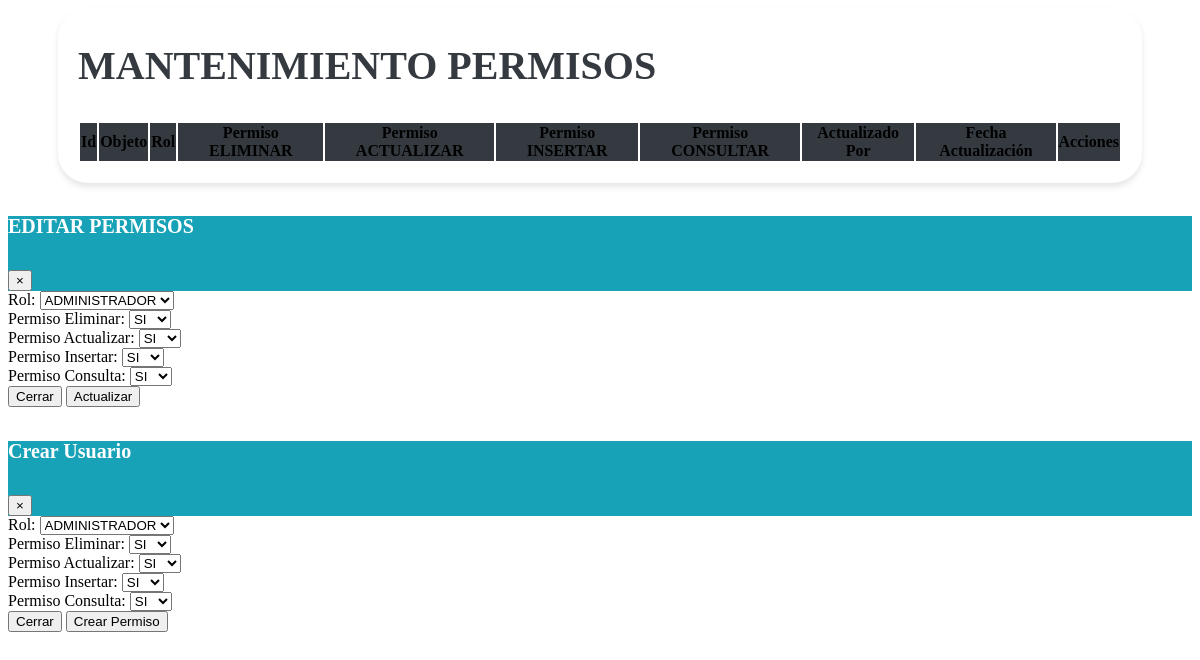
Before: /vistas/Mantenimiento_permisos.php (signed in) with the older database file.
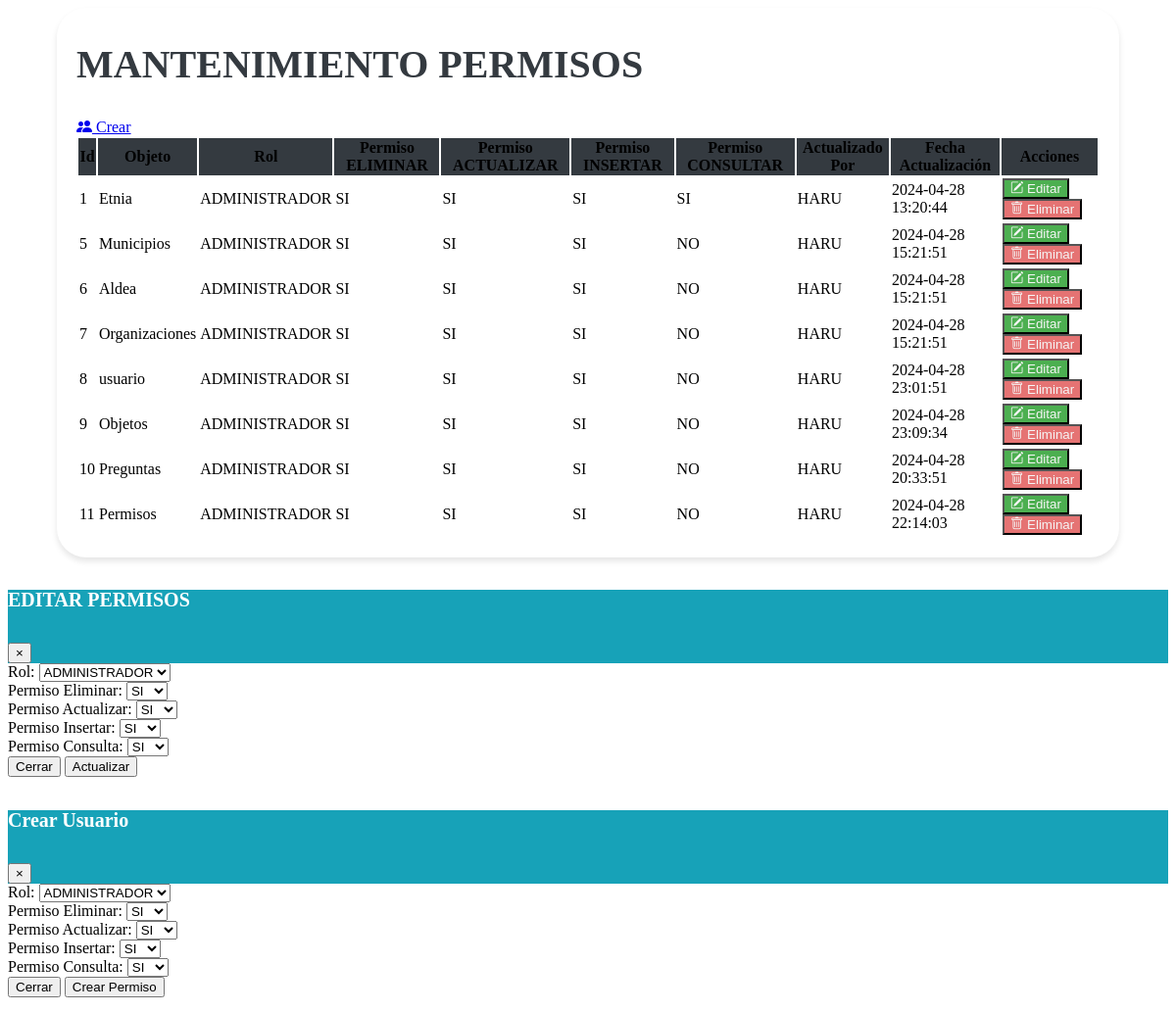
After: the same page with the newer database file.
### tables this page shows
CREATE TABLE `permisos` (
  `id_permisos` bigint(20) NOT NULL,
  `Id_rol` bigint(20) NOT NULL,
  `permiso_eliminacion` int(11) NOT NULL,
  `id_objeto` int(10) NOT NULL,
  `permiso_actualizacion` int(11) NOT NULL,
  `permiso_insercion` int(11) NOT NULL,
  `permiso_consulta` int(11) DEFAULT NULL,
  `Actualizado_Por` varchar(255) NOT NULL,
  `Fecha_Actualizacion` timestamp NOT NULL DEFAULT current_timestamp() ON UPDATE current_timestamp()
);

CREATE TABLE `objetos` (
  `Id_objetos` bigint(20) NOT NULL,
  `Objeto` varchar(255) NOT NULL,
  `Descripcion` varchar(255) NOT NULL,
  `tipo_objeto` varchar(50) NOT NULL,
  `Creado_Por` varchar(40) NOT NULL,
  `Fecha_Creacion` timestamp NOT NULL DEFAULT current_timestamp(),
  `Actualizado_Por` varchar(40) NOT NULL,
  `Fecha_Actualizacion` timestamp NOT NULL DEFAULT current_timestamp(),
  `Status` enum('A','I') DEFAULT 'A'
);

CREATE TABLE `roles` (
  `Id_rol` bigint(20) NOT NULL,
  `Nombre` varchar(255) NOT NULL,
  `Descripcion` varchar(50) NOT NULL,
  `Creado_Por` bigint(20) NOT NULL,
  `Fecha_Creacion` timestamp NULL DEFAULT NULL,
  `Actualizado_Por` bigint(20) NOT NULL,
  `Fecha_Actualizacion` timestamp NULL DEFAULT NULL,
  `STATUS` enum('ACTIVO','INACTIVO') DEFAULT NULL
);

### vistas/Mantenimiento_permisos.php (the view, shortened to what the changed rows need)
<?php
include "../php/conexion_be.php";
$permiso_insercion = 2;
$permiso_actualizacion = 2;
$permiso_eliminacion = 2;
if(isset($_SESSION['usuario'])) {
    $idRolUsuario = $_SESSION['usuario']['id_rol'];
    $sqlPermisos = "SELECT * FROM permisos WHERE Id_rol = $idRolUsuario AND id_objeto = 3";
    $resultadoPermisos = $conexion->query($sqlPermisos);
    if ($resultadoPermisos->num_rows > 0) {
        $filaPermisos = $resultadoPermisos->fetch_assoc();
        $permiso_insercion= $filaPermisos['permiso_insercion'];
        $permiso_actualizacion = $filaPermisos['permiso_actualizacion'];
        $permiso_eliminacion = $filaPermisos['permiso_eliminacion'];
    }
}
    ?>
    <link href="https://cdn.jsdelivr.net/npm/bootstrap-icons@1.10.0/font/bootstrap-icons.css" rel="stylesheet">
    <link rel="stylesheet" href="assets/css/estilos.css">
    <link rel="stylesheet" href="https://cdn.datatables.net/1.10.20/css/dataTables.bootstrap4.min.css">
    <div class="containertable">
        <div class="d-flex justify-content-between align-items-end mb-4">
            <div>
                <h1 class="poppins-font mb-2">MANTENIMIENTO PERMISOS</h1>
                <br>
                <?php if ($permiso_insercion == 1) : ?>
                <a href="#" data-bs-toggle="modal" data-bs-target="#modalForm" class="btn btn-info">
                    <i class="nav-icon bi bi-people-fill"></i> Crear
                </a>
                <?php endif; ?>
            </div>
        </div>
        <div class="table-responsive">
    <table id="tablax" class="table table-hover">
                <thead class="table-dark text-center" style="background-color: #343A40;">
                    <tr>
                        <th scope="col">Id</th>
                        <th scope="col">Objeto</th>
                        <th scope="col">Rol</th>
                        <th scope="col">Permiso ELIMINAR</th>
                        <th scope="col">Permiso ACTUALIZAR</th>
                        <th scope="col">Permiso INSERTAR</th>
                        <th scope="col">Permiso CONSULTAR</th>
                        <th scope="col">Actualizado Por</th>
                        <th scope="col">Fecha Actualización</th>
                        <th scope="col">Acciones</th>
                    </tr>
                </thead>
                <tbody class="text-center">
                    <?php
                    include "../php/conexion_be.php";
                    $sql = $conexion->query("
                        SELECT
                            permisos.id_permisos,
                            objetos.Objeto,
                            roles.id_rol,
                            roles.nombre,
                            permisos.permiso_eliminacion,
                            permisos.permiso_actualizacion,
                            permisos.permiso_insercion,
                            permisos.permiso_consulta,
                            permisos.Actualizado_Por,
                            permisos.Fecha_Actualizacion
                        FROM permisos
                        INNER JOIN roles ON permisos.id_rol = roles.Id_rol
                        INNER JOIN objetos on objetos.Id_Objetos = permisos.id_objeto
                    ");
                    while ($datos = $sql->fetch_object()) { ?>
                        <tr>
                            <td><?= $datos->id_permisos ?></td>
                            <td><?= $datos->Objeto ?></td>
                            <td><?= $datos->nombre ?></td>
                            <td><?= ($datos->permiso_eliminacion == 1) ? 'SI' : 'NO' ?></td>
                            <td><?= ($datos->permiso_actualizacion == 1) ? 'SI' : 'NO' ?></td>
                            <td><?= ($datos->permiso_insercion == 1) ? 'SI' : 'NO' ?></td>
                            <td><?= ($datos->permiso_consulta == 1) ? 'SI' : 'NO' ?></td>
                            <td><?= $datos->Actualizado_Por ?></td>
                            <td><?= $datos->Fecha_Actualizacion ?></td>
                            <td>
                            <?php if ($permiso_actualizacion == 1) : ?>
                                <button type="button" class="btn btn-editar" data-toggle="modal" data-target="#modalEditar" onclick="abrirModalEditar(
                                    '<?= $datos->id_permisos ?>', '<?= $datos->id_rol ?>', '<?= $datos->permiso_eliminacion ?>', '<?= $datos->permiso_actualizacion ?>', '<?= $datos->permiso_insercion ?>', '<?= $datos->permiso_consulta ?>', '<?= $datos->Actualizado_Por ?>', '<?= $datos->Fecha_Actualizacion ?>'
                                )">
                                    <i class="bi bi-pencil-square"></i> Editar
                                </button>
                                <?php endif; ?>
                                <?php if ($permiso_eliminacion == 1) : ?>
                                <form id="deleteForm" method="POST" action="modelos/delete_permiso.php" style="display: inline;">
                                    <button type="submit" class="btn btn-eliminar">
                                        <i class="bi bi-trash"></i> Eliminar
                                    </button>
                                </form>
                                <?php endif; ?>
                            </td>
                        </tr>
                    <?php }
                    ?>
                </tbody>
            </table>
        </div>
    </div>

Changed rows visible on the page:
added permisos: id_permisos "1", id_objeto.Objeto "Etnia", Id_rol.Nombre "ADMINISTRADOR", permiso_eliminacion "SI", permiso_actualizacion "SI", permiso_insercion "SI", permiso_consulta "SI", Actualizado_Por "HARU", Fecha_Actualizacion "2024-04-28 13:20:44"
added permisos: id_permisos "5", id_objeto.Objeto "Municipios", Id_rol.Nombre "ADMINISTRADOR", permiso_eliminacion "SI", permiso_actualizacion "SI", permiso_insercion "SI", shows "NO", Actualizado_Por "HARU", Fecha_Actualizacion "2024-04-28 15:21:51"
added permisos: id_permisos "6", id_objeto.Objeto "Aldea", Id_rol.Nombre "ADMINISTRADOR", permiso_eliminacion "SI", permiso_actualizacion "SI", permiso_insercion "SI", shows "NO", Actualizado_Por "HARU", Fecha_Actualizacion "2024-04-28 15:21:51"
added permisos: id_permisos "7", id_objeto.Objeto "Organizaciones", Id_rol.Nombre "ADMINISTRADOR", permiso_eliminacion "SI", permiso_actualizacion "SI", permiso_insercion "SI", shows "NO", Actualizado_Por "HARU", Fecha_Actualizacion "2024-04-28 15:21:51"
added permisos: id_permisos "8", id_objeto.Objeto "usuario", Id_rol.Nombre "ADMINISTRADOR", permiso_eliminacion "SI", permiso_actualizacion "SI", permiso_insercion "SI", shows "NO", Actualizado_Por "HARU", Fecha_Actualizacion "2024-04-28 23:01:51"
added permisos: id_permisos "9", id_objeto.Objeto "Objetos", Id_rol.Nombre "ADMINISTRADOR", permiso_eliminacion "SI", permiso_actualizacion "SI", permiso_insercion "SI", shows "NO", Actualizado_Por "HARU", Fecha_Actualizacion "2024-04-28 23:09:34"
added permisos: id_permisos "10", id_objeto.Objeto "Preguntas", Id_rol.Nombre "ADMINISTRADOR", permiso_eliminacion "SI", permiso_actualizacion "SI", permiso_insercion "SI", shows "NO", Actualizado_Por "HARU", Fecha_Actualizacion "2024-04-28 20:33:51"
added permisos: id_permisos "11", id_objeto.Objeto "Permisos", Id_rol.Nombre "ADMINISTRADOR", permiso_eliminacion "SI", permiso_actualizacion "SI", permiso_insercion "SI", shows "NO", Actualizado_Por "HARU", Fecha_Actualizacion "2024-04-28 22:14:03"
Other visible differences:
text now shown: "Crear"
